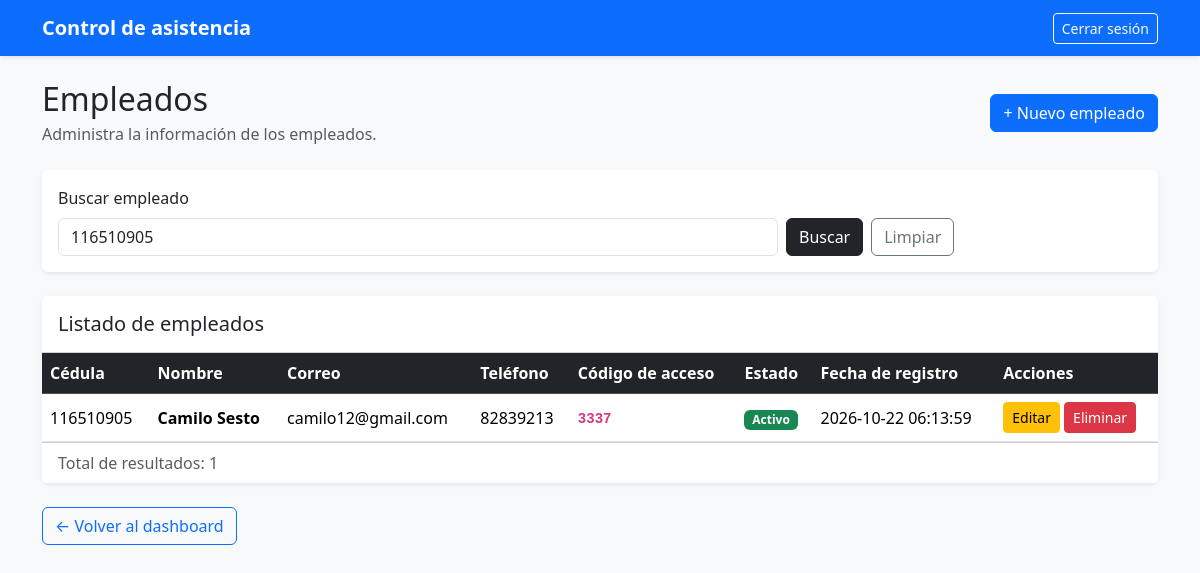
Screenshot of /admin/empleados.php?buscar=116510905 (signed in) with the database file from the repository.
### tables this page shows
CREATE TABLE `empleados` (
  `id` int(11) NOT NULL,
  `cedula` varchar(30) NOT NULL,
  `nombre` varchar(150) NOT NULL,
  `correo` varchar(150) DEFAULT NULL,
  `telefono` varchar(30) DEFAULT NULL,
  `codigo_acceso` varchar(20) NOT NULL,
  `estado` enum('Activo','Inactivo') NOT NULL DEFAULT 'Activo',
  `fecha_registro` timestamp NOT NULL DEFAULT current_timestamp()
);

### admin/empleados.php (the view, shortened to what this page needs)
<?php
require_once "../config/database.php";
$busqueda = trim($_GET["buscar"] ?? "");
$sql = "SELECT * FROM empleados";
$params = [];
if ($busqueda !== "") {
    $sql .= " WHERE cedula LIKE :cedula
              OR nombre LIKE :nombre";
    $params[":cedula"] = "%{$busqueda}%";
    $params[":nombre"] = "%{$busqueda}%";
}
$sql .= " ORDER BY id DESC";
$stmt = $conexion->prepare($sql);
$stmt->execute($params);
$empleados = $stmt->fetchAll();
function escapar($valor)
{
    return htmlspecialchars(
        (string)($valor ?? ""),
        ENT_QUOTES,
        "UTF-8"
    );
}
?>
<!DOCTYPE html>
<html lang="es">
<head>
    <link
        href="https://cdn.jsdelivr.net/npm/bootstrap@5.3.3/dist/css/bootstrap.min.css"
        rel="stylesheet"
    >
</head>
<body class="bg-light">
<nav class="navbar navbar-dark bg-primary shadow-sm">
    <div class="container">
        <a class="navbar-brand fw-semibold" href="index.php">
            Control de asistencia
        </a>
        <a href="../logout.php"
           class="btn btn-outline-light btn-sm">
            Cerrar sesión
        </a>
    </div>
</nav>
<div class="container py-4">
    <div class="d-flex flex-wrap justify-content-between
                align-items-center gap-3 mb-4">
        <div>
            <h2 class="mb-1">Empleados</h2>
            <p class="text-muted mb-0">
                Administra la información de los empleados.
            </p>
        </div>
        <a href="registrar_empleado.php"
           class="btn btn-primary">
            + Nuevo empleado
        </a>
    </div>
    <div class="card border-0 shadow-sm mb-4">
        <div class="card-body">
            <form method="GET" class="row g-2">
                <div class="col-md-8">
                    <label for="buscar" class="form-label">
                        Buscar empleado
                    </label>
                    <input
                        type="text"
                        name="buscar"
                        id="buscar"
                        class="form-control"
                        placeholder="Ingrese la cédula o el nombre"
                        value="<?= escapar($busqueda) ?>"
                    >
                </div>
                <div class="col-md-4 d-flex align-items-end gap-2">
                    <button type="submit"
                            class="btn btn-dark">
                        Buscar
                    </button>
                    <a href="empleados.php"
                       class="btn btn-outline-secondary">
                        Limpiar
                    </a>
                </div>
            </form>
        </div>
    </div>
    <div class="card border-0 shadow-sm">
        <div class="card-header bg-white py-3">
            <h5 class="mb-0">Listado de empleados</h5>
        </div>
        <div class="table-responsive">
            <table class="table table-hover align-middle mb-0">
                <thead class="table-dark">
                    <tr>
                        <th>Cédula</th>
                        <th>Nombre</th>
                        <th>Correo</th>
                        <th>Teléfono</th>
                        <th>Código de acceso</th>
                        <th>Estado</th>
                        <th>Fecha de registro</th>
                        <th>Acciones</th>
                    </tr>
                </thead>
                <tbody>
                <?php if (empty($empleados)): ?>
                    <tr>
                        <td colspan="8"
                            class="text-center py-5">
                            <h5 class="text-muted">
                                No se encontraron empleados
                            </h5>
                            <p class="text-muted mb-0">
                                Registra un empleado nuevo o cambia
                                los criterios de búsqueda.
                            </p>
                        </td>
                    </tr>
                <?php else: ?>
                    <?php foreach ($empleados as $empleado): ?>
                        <tr>
                            <td>
                                <?= escapar($empleado["cedula"]) ?>
                            </td>
                            <td class="fw-semibold">
                                <?= escapar($empleado["nombre"]) ?>
                            </td>
                            <td>
                                <?= escapar($empleado["correo"]) ?: "—" ?>
                            </td>
                            <td>
                                <?= escapar($empleado["telefono"]) ?: "—" ?>
                            </td>
                            <td>
                                <code class="fw-bold">
                                    <?= escapar($empleado["codigo_acceso"]) ?>
                                </code>
                            </td>
                            <td>
                                <?php if ($empleado["estado"] === "Activo"): ?>
                                    <span class="badge text-bg-success">
                                        Activo
                                    </span>
                                <?php else: ?>
                                    <span class="badge text-bg-secondary">
                                        Inactivo
                                    </span>
                                <?php endif; ?>
                            </td>
                            <td>
                                <?= escapar($empleado["fecha_registro"]) ?>
                            </td>
<td>
    <a href="editar_empleado.php?id=<?= (int)$empleado['id'] ?>"
       class="btn btn-warning btn-sm">
        Editar
    </a>
    <form action="eliminar_empleado.php"
          method="POST"
          class="d-inline"
          onsubmit="return confirm('¿Seguro que deseas eliminar este empleado?');">
        <button type="submit" class="btn btn-danger btn-sm">
            Eliminar
        </button>
    </form>
</td>
                        </tr>
                    <?php endforeach; ?>
                <?php endif; ?>
                </tbody>
            </table>
        </div>
        <div class="card-footer bg-white text-muted">
            Total de resultados: <?= count($empleados) ?>
        </div>
    </div>
    <div class="mt-4">
        <a href="index.php" class="btn btn-outline-primary">
            &larr; Volver al dashboard
        </a>
    </div>
</div>
</body>
</html>

### rows the page displays
empleados: cedula "116510905", nombre "Camilo Sesto", correo "camilo12@gmail.com", telefono "82839213", codigo_acceso "3337", estado "Activo", fecha_registro "2026-10-22 06:13:59"

### other values shown
count($empleados) "1"
